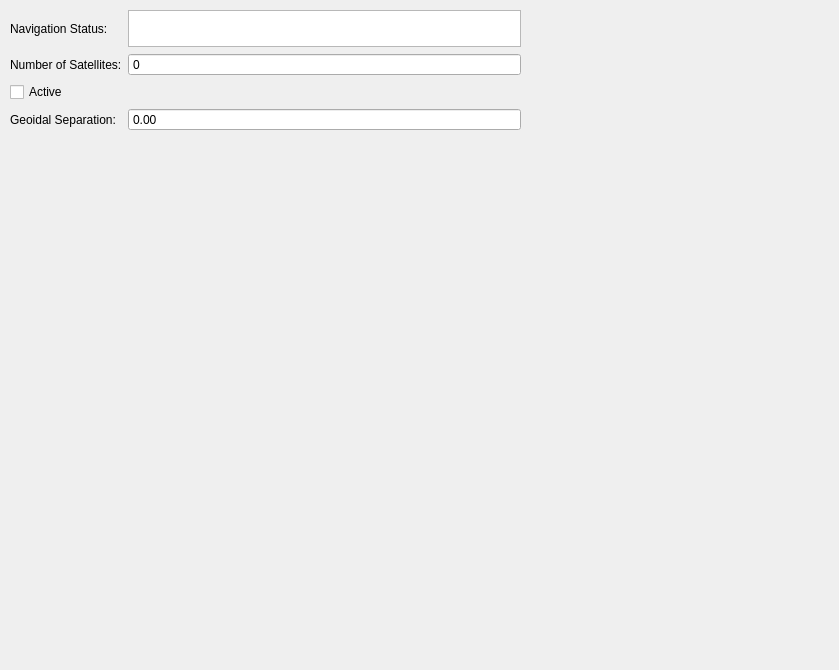
<?xml version="1.0" encoding="UTF-8"?>
<ui version="4.0">
 <class>Aux1GPSControl</class>
 <widget class="QWidget" name="Aux1GPSControl">
  <property name="geometry">
   <rect>
    <x>0</x>
    <y>0</y>
    <width>839</width>
    <height>670</height>
   </rect>
  </property>
  <property name="windowTitle">
   <string>Form</string>
  </property>
  <widget class="QWidget" name="gridLayoutWidget_2">
   <property name="geometry">
    <rect>
     <x>10</x>
     <y>10</y>
     <width>511</width>
     <height>121</height>
    </rect>
   </property>
   <layout class="QGridLayout" name="aux1GPSLayout">
    <item row="1" column="0">
     <widget class="QLabel" name="satAux1GPSLabel">
      <property name="text">
       <string>Number of Satellites:</string>
      </property>
     </widget>
    </item>
    <item row="0" column="0">
     <widget class="QLabel" name="navAux1GPSLabel">
      <property name="text">
       <string>Navigation Status:</string>
      </property>
     </widget>
    </item>
    <item row="1" column="1">
     <widget class="QSpinBox" name="satAux1GPSSpinBox">
      <property name="readOnly">
       <bool>true</bool>
      </property>
      <property name="buttonSymbols">
       <enum>QAbstractSpinBox::NoButtons</enum>
      </property>
      <property name="maximum">
       <number>1000000</number>
      </property>
     </widget>
    </item>
    <item row="0" column="1">
     <widget class="QTextBrowser" name="navAux1GPSText"/>
    </item>
    <item row="4" column="0">
     <widget class="QLabel" name="geoidalAux1GPSLabel">
      <property name="text">
       <string>Geoidal Separation:</string>
      </property>
     </widget>
    </item>
    <item row="4" column="1">
     <widget class="QDoubleSpinBox" name="geoidalAux1GPSSpinBox">
      <property name="readOnly">
       <bool>true</bool>
      </property>
      <property name="buttonSymbols">
       <enum>QAbstractSpinBox::NoButtons</enum>
      </property>
      <property name="minimum">
       <double>-1000000.000000000000000</double>
      </property>
      <property name="maximum">
       <double>1000000.000000000000000</double>
      </property>
     </widget>
    </item>
    <item row="2" column="0">
     <widget class="QCheckBox" name="activeAux1CheckBox">
      <property name="text">
       <string>Active</string>
      </property>
      <property name="checkable">
       <bool>false</bool>
      </property>
     </widget>
    </item>
   </layout>
  </widget>
 </widget>
 <resources/>
 <connections/>
</ui>
